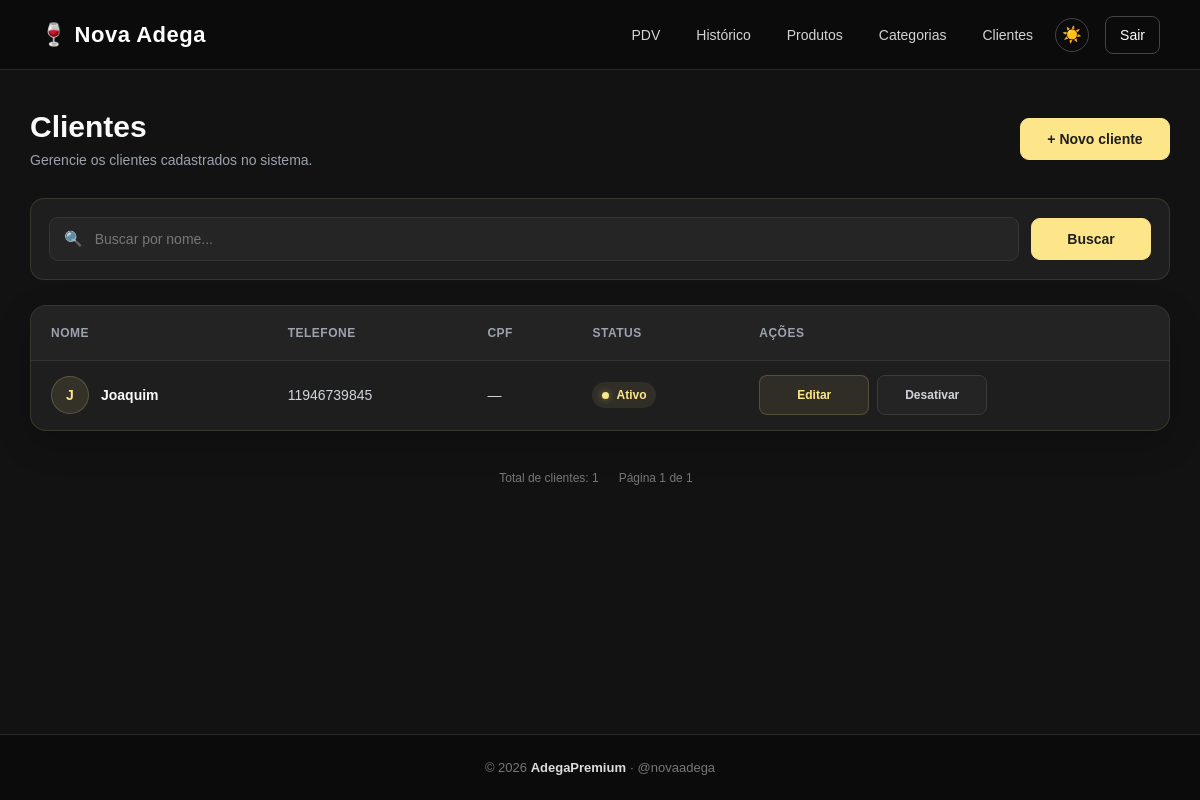
Page /clientes/ (signed in) on the earlier database version.
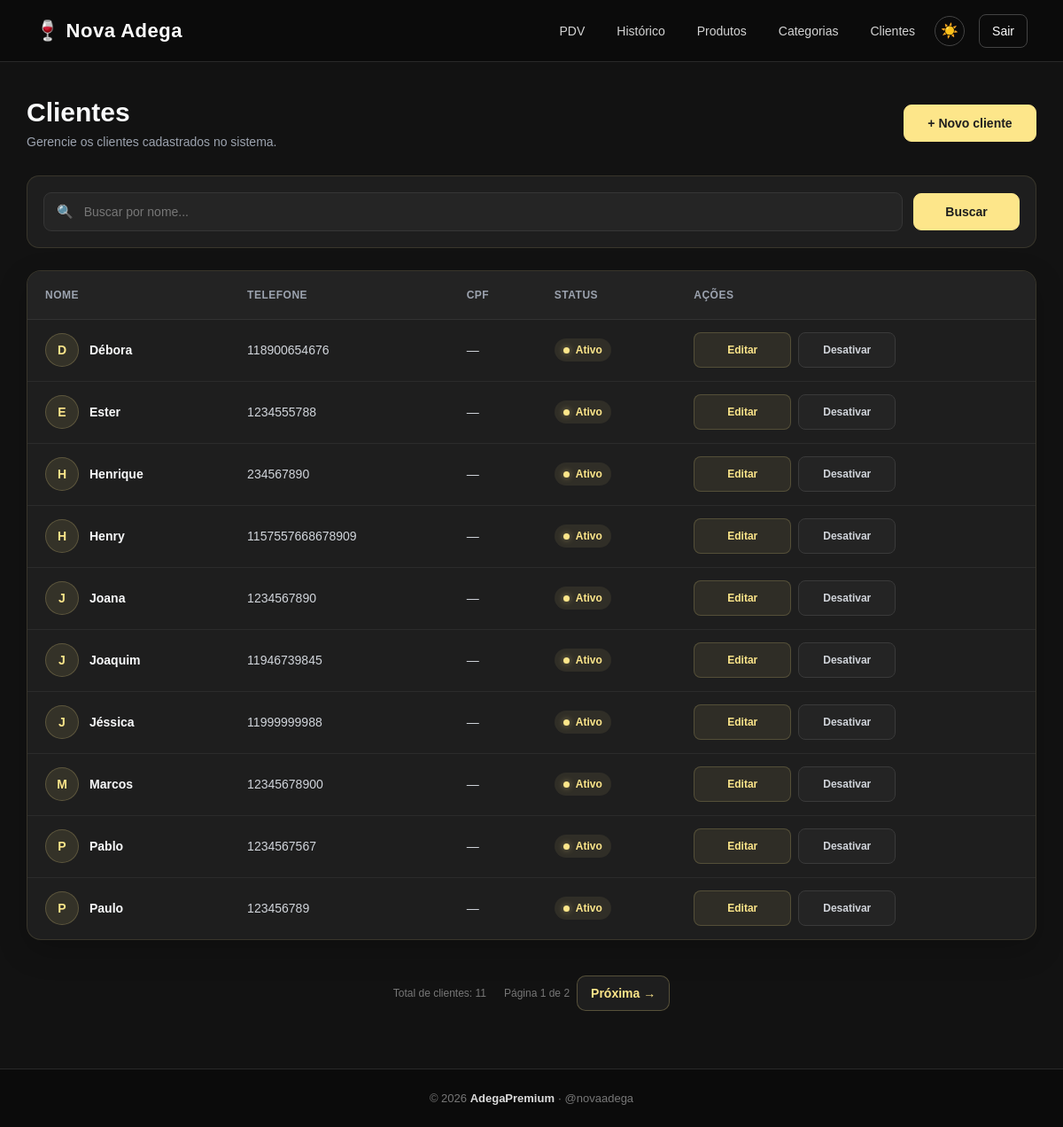
Same page on the later database version.
### app/models/cliente.py (models this page shows, shortened)
class Cliente(Base):
    __tablename__ = "clientes"
    id = Column(
        Integer,
        primary_key=True,
        index=True
    )
    nome = Column(
        String(150),
        nullable=False,
        index=True
    )
    telefone = Column(
        String(20),
        nullable=True
    )
    is_associado = Column(
        Boolean,
        default=False,
        nullable=False
    )
    ativo = Column(
        Boolean,
        default=True
    )
    criado_em = Column(
        DateTime,
        server_default=func.now()
    )
    vendas = relationship(
        "Venda",
        back_populates="cliente"
    )

### app/controllers/cliente_controller.py (the view)
@router.get("/")
def listar_clientes(
    request: Request,
    busca: str = "",
    pagina: int = 1,
    por_pagina: int = 10,
    db: Session = Depends(get_db),
    admin=Depends(get_admin)
):
    if pagina < 1:
        pagina = 1
    query = db.query(Cliente)
    if busca:
        query = query.filter(
            Cliente.nome.ilike(f"%{busca}%") |
            Cliente.telefone.ilike(f"%{busca}%")
        )
    total_clientes = query.count()
    total_paginas = max(
        1,
        (total_clientes + por_pagina - 1) // por_pagina
    )
    if pagina > total_paginas:
        pagina = total_paginas
    clientes = (
        query
        .order_by(Cliente.nome)
        .offset((pagina - 1) * por_pagina)
        .limit(por_pagina)
        .all()
    )
    return templates.TemplateResponse(
        request,
        "clientes/index.html",
        {
            "request": request,
            "usuario": admin,
            "clientes": clientes,
            "busca": busca,
            "pagina": pagina,
            "por_pagina": por_pagina,
            "total_clientes": total_clientes,
            "total_paginas": total_paginas,
        }
    )

### app/templates/clientes/index.html (shortened to what this page needs)
{% extends "base.html" %}
{% block styles %}
<link rel="stylesheet" href="/static/CSS/clientes-lista.css?v=3">
{% endblock %}
{% block content %}
<main class="conteudo">
    <div class="cabecalho-pagina">
        <div>
            <h1>Clientes</h1>
            <p>
                Gerencie os clientes cadastrados no sistema.
            </p>
        </div>
        <a href="/clientes/novo" class="btn-novo">
            + Novo cliente
        </a>
    </div>
    <section class="filtros">
        <form method="get" action="/clientes">
            <div class="campo-busca">
                <span>🔍</span>
                <input
                    type="text"
                    name="busca"
                    placeholder="Buscar por nome..."
                    value="{{ busca }}"
                >
            </div>
            <button type="submit" class="btn-filtrar">
                Buscar
            </button>
        </form>
    </section>
    <section class="tabela-container">
        <table>
            <thead>
                <tr>
                    <th>Nome</th>
                    <th>Telefone</th>
                    <th>CPF</th>
                    <th>Status</th>
                    <th>Ações</th>
                </tr>
            </thead>
            <tbody>
                {% for c in clientes %}
                <tr>
                    <td>
                        <div class="cliente-nome">
                            <div class="avatar">
                                {{ c.nome[0]|upper }}
                            </div>
                            <strong>
                                {{ c.nome }}
                            </strong>
                        </div>
                    </td>
                    <td>
                        {{ c.telefone or "—" }}
                    </td>
                    <td>
                        {{ c.cpf or "—" }}
                    </td>
                    <td>
                        {% if c.ativo %}
                        <span class="status ativo">
                            <span></span>
                            Ativo
                        </span>
                        {% else %}
                        <span class="status inativo">
                            <span></span>
                            Inativo
                        </span>
                        {% endif %}
                    </td>
                    <td>
                        <div class="acoes">
                            <a
                                href="/clientes/{{ c.id }}/editar"
                                class="btn-editar"
                            >
                                Editar
                            </a>
                            <form
                                action="/clientes/{{ c.id }}/toggle-ativo"
                                method="post"
                                data-confirm="{% if c.ativo %}Tem certeza de que deseja desativar o cliente {{ c.nome }}?{% else %}Tem certeza de que deseja ativar o cliente {{ c.nome }}?{% endif %}"
                                data-confirm-title="{% if c.ativo %}Desativar cliente{% else %}Ativar cliente{% endif %}"
                                data-confirm-button="{% if c.ativo %}Sim, desativar{% else %}Sim, ativar{% endif %}"
                            >
                                <button type="submit" class="btn-status">
                                    {{ "Desativar" if c.ativo else "Ativar" }}
                                </button>
                            </form>
                        </div>
                    </td>
                </tr>
                {% endfor %}
            </tbody>
        </table>
    </section>
    {% if total_clientes > 0 %}
    <div class="paginacao">
        <div class="info-paginacao">
            <p>
                Total de clientes: {{ total_clientes }}
            </p>
            <p>
                Página {{ pagina }} de {{ total_paginas }}
            </p>
        </div>
        <div class="botoes-paginacao">
            {% if pagina < total_paginas %}
            <a
                href="/clientes?pagina={{ pagina + 1 }}&por_pagina={{ por_pagina }}{% if busca %}&busca={{ busca }}{% endif %}"
                class="btn-pagina"
            >
                Próxima →
            </a>
            {% endif %}
        </div>
    </div>
    {% endif %}
</main>
{% endblock %}

### app/templates/base.html (shortened to what this page needs)
<!DOCTYPE html>
<html lang="pt-BR" data-tema="escuro">
<head>
    <link rel="stylesheet" href="/static/CSS/home.css?v=8">
    <link rel="stylesheet" href="/static/CSS/confirmacao.css?v=1">
    {% block styles %}{% endblock %}
    <link rel="stylesheet" href="/static/CSS/voltar.css?v=2">
    <link rel="stylesheet" href="/static/CSS/responsivo.css?v=1">
</head>
<body>
    {% block navbar %}
    <header class="navbar">
        <div class="logo">
            <a href="/">🍷 Nova Adega</a>
        </div>
        <div class="menu">
            <a href="/pdv/">PDV</a>
            <a href="/pdv/historico/">Histórico</a>
            <a href="/produtos/">Produtos</a>
            <a href="/categorias/">Categorias</a>
            <a href="/clientes/">Clientes</a>
            <button type="button" id="alternar-tema" class="botao-tema"
                aria-label="Ativar modo claro"
                title="Alternar modo claro/escuro">☀️</button>
            <a href="/auth/logout" class="btn-sair">Sair</a>
        </div>
    </header>
    {% endblock %}
    <main class="page-wrapper">
        {% block content %}{% endblock %}
    </main>
    {% block footer %}
    <footer class="footer">
        <p>© 2026 <strong>AdegaPremium</strong> · @novaadega</p>
    </footer>
    {% endblock %}
</body>
</html>

### app/static/CSS/home.css (style rules this page uses)
* { box-sizing: border-box; }
html { min-height: 100%; overflow-y: scroll; }
body { margin: 0; padding: 0; min-height: 100vh; font-family: Arial, Helvetica, sans-serif; background: #121212; color: #f9fafb; display: flex; flex-direction: column; }
.navbar { width: 100%; min-height: 70px; padding: 0 40px; display: flex; align-items: center; justify-content: space-between; background: #0b0b0b; border-bottom: 1px solid #292929; flex-shrink: 0; }
.logo a { color: #ffffff; text-decoration: none; font-size: 22px; font-weight: 700; letter-spacing: 0.5px; transition: color 0.25s ease; }
.menu { display: flex; align-items: center; gap: 8px; }
.menu a { position: relative; color: #d4d4d4; text-decoration: none; padding: 10px 14px; border-radius: 8px; font-size: 14px; transition: color 0.25s ease, text-shadow 0.25s ease, transform 0.25s ease, background 0.25s ease; }
.menu a:not(.btn-sair)::after { content: ""; position: absolute; left: 50%; bottom: -4px; width: 0; height: 2px; background: #FDE68A; border-radius: 10px; box-shadow: 0 0 5px #FDE68A, 0 0 10px rgba(253, 230, 138, 0.7); transform: translateX(-50%); transition: width 0.25s ease; }
.menu .btn-sair { margin-left: 8px; border: 1px solid #444444; color: #ffffff; text-shadow: none; transform: none; transition: background 0.2s ease, color 0.2s ease, border-color 0.2s ease; }
.menu .btn-sair::after { display: none; }
.footer { width: 100%; margin-top: auto; padding: 25px 20px; text-align: center; background: #0b0b0b; border-top: 1px solid #292929; color: #777777; flex-shrink: 0; }
.footer p { margin: 0; font-size: 13px; }
.footer strong { color: #dddddd; }

### app/static/CSS/responsivo.css (style rules this page uses)
* { box-sizing: border-box; }
html { width: 100%; min-width: 0; overflow-x: clip; }
body { width: 100%; min-width: 0; max-width: 100%; margin: 0; }
button, input, select, textarea { max-width: 100%; font: inherit; }
.page-wrapper { width: 100%; min-width: 0; max-width: 100%; }
h1, h2, h3, p, td, th, label { overflow-wrap: anywhere; }

### app/templates/base.html (style rules this page uses)
.botao-tema { width: 34px; height: 34px; flex-shrink: 0; display: inline-flex; align-items: center; justify-content: center; border: 1px solid var(--borda, #444); border-radius: 50%; background: transparent; color: inherit; font-size: 16px; cursor: pointer; }

Differences in the rows shown:
added Cliente: nome "D", nome "Débora", telefone "118900654676", cpf "—", shows "Ativo", ativo "Desativar"
added Cliente: nome "E", nome "Ester", telefone "1234555788", cpf "—", shows "Ativo", ativo "Desativar"
added Cliente: nome "H", nome "Henrique", telefone "234567890", cpf "—", shows "Ativo", ativo "Desativar"
added Cliente: nome "H", nome "Henry", telefone "1157557668678909", cpf "—", shows "Ativo", ativo "Desativar"
added Cliente: nome "J", nome "Joana", telefone "1234567890", cpf "—", shows "Ativo", ativo "Desativar"
added Cliente: nome "J", nome "Jéssica", telefone "11999999988", cpf "—", shows "Ativo", ativo "Desativar"
added Cliente: nome "M", nome "Marcos", telefone "12345678900", cpf "—", shows "Ativo", ativo "Desativar"
added Cliente: nome "P", nome "Pablo", telefone "1234567567", cpf "—", shows "Ativo", ativo "Desativar"
added Cliente: nome "P", nome "Paulo", telefone "123456789", cpf "—", shows "Ativo", ativo "Desativar"
Other differences:
{{ total_clientes }}: "1" → "11"
{{ total_paginas }}: "1" → "2"
text now shown: "Próxima →"
